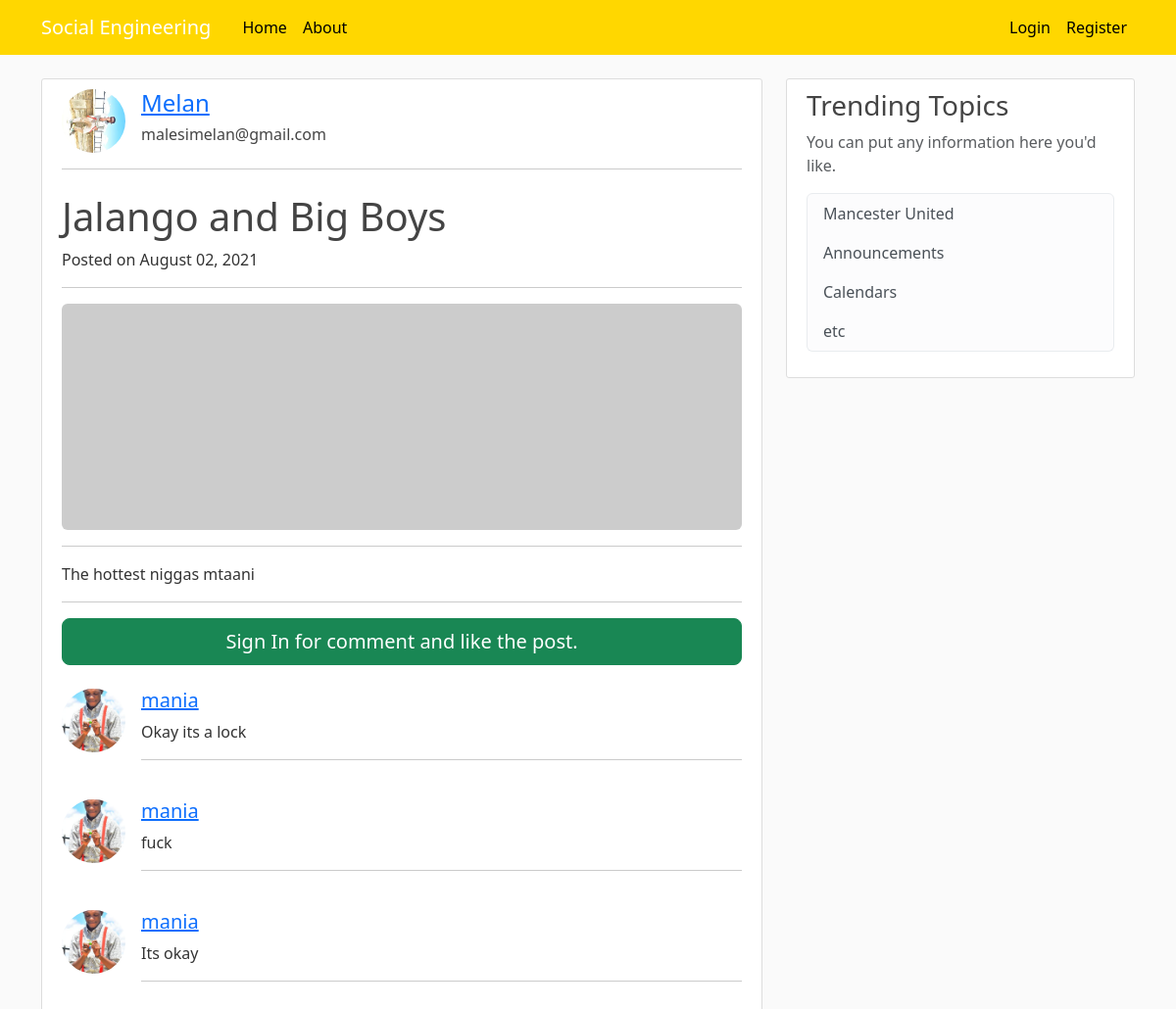
/post/1, run on the app's committed database.
### blog/models.py (models this page shows, shortened)
class Post(models.Model):
    title = models.CharField(max_length=100,  validators=[
        validate_comment_text])
    content = models.TextField(max_length=300, validators=[
                               validate_comment_text])
    liked = models.ManyToManyField(
        settings.AUTH_USER_MODEL, blank=True, related_name='liked')
    date_posted = models.DateTimeField(default=timezone.now)
    author = models.ForeignKey(User, on_delete=models.CASCADE)
    objects = PostManager()

class Comment(models.Model):
    post = models.ForeignKey(
        Post, related_name='comments', on_delete=models.CASCADE)
    author = models.ForeignKey(
        settings.AUTH_USER_MODEL, on_delete=models.CASCADE)
    text = models.TextField(max_length=5, validators=[validate_comment_text])
    created_date = models.DateTimeField(default=timezone.now)
    approved_comment = models.BooleanField(default=True)

### users/models.py (models this page shows, shortened)
class Profile(models.Model):
    user = models.OneToOneField(User, on_delete=models.CASCADE)
    image = models.ImageField(default='default.jpg', upload_to='profile_pics')

### blog/views.py (the view)
# urls.py: path('post/<int:pk>', PostDetailedView.as_view(), name='post_detail'),
class PostDetailedView(DetailView):
    model = Post

### blog/templates/blog/post_detail.html (shortened to what this page needs)
{% extends "blog/base.html" %} {% load crispy_forms_tags %} {% block content %}
<div class="content-section">
  <div class="media">
    <img
      class="d-flex mr-3 rounded-circle article-img"
      src="{{ object.author.profile.image.url }}"
      alt=""
    />
    <div class="media-body">
      <h4 class="mt-0">
        <a href="{% url 'user-post' object.author.username %}"
          >{{ object.author }}</a
        >
      </h4>
      <h6 class="mt-0">{{ object.author.email }}</h6>
    </div>
  </div>
  <hr />
  <div>
    <h1 class="mt-4">{{object.title}}</h1>
    <p>
      Posted on {{ object.date_posted|date:"F d, Y" }}
    </p>
  </div>
  <hr />
  <img class="img-fluid rounded" src="http://placehold.it/900x300" alt="" />
  <hr />
  <p class="lead">{{ object.content|safe|linebreaks }}</p>
  <hr />
  {% if user.is_authenticated %}
  <div class="card my-4">
    <h5 class="card-header">Leave a Comment:</h5>
    <div class="card-body">
      <form method="POST" action="{% url 'add_comment' object.id %}">
        {% csrf_token %}
        <div class="form-group">
          <textarea
            class="form-control"
            name="text"
            rows="3"
            required
          ></textarea>
          <input type="hidden" name="user_id" value="{{user.id}}" />
        </div>
        <button class="btn btn-primary" type="submit">Comment</button>
      </form>
    </div>
  </div>
  {% else %}
  <a href="{% url 'login' %}" class="btn btn-success btn-lg btn-block mb-4">
    Sign In for comment and like the post.
  </a>
  {% endif %}
  {% for comment in post.comments.all %} {% if comment.approved_comment %}
  <div class="media mb-4">
    <img
      class="d-flex mr-3 rounded-circle article-img"
      src="{{ comment.author.profile.image.url }}"
      alt=""
    />
    <div class="media-body">
      <h5 class="mt-0">
        <a href="{% url 'user-post' comment.author.username %}"
          >{{ comment.author }}</a
        >
      </h5>
      {{ comment.text|linebreaks }}
      <hr />
    </div>
  </div>
  {% else %}
  <div class="alert alert-secondary" role="alert">
    No Comment has been posted.
  </div>
  {% endif %} {% endfor %}
</div>
{% endblock content %}

### blog/static/blog/main.css (style rules this page uses)
body { background: #fafafa; color: #333333; margin-top: 5rem; }
h1, h2, h3, h4, h5, h6 { color: #444444; }
.content-section { background: #ffffff; padding: 10px 20px; border: 1px solid #dddddd; border-radius: 3px; margin-bottom: 20px; }
.article-img { height: 65px; width: 65px; margin-right: 16px; }

### data on the page
Post: author.profile.image (picture), author "Melan", author.email "malesimelan@gmail.com", title "Jalango and Big Boys", date_posted "August 02, 2021", content "The hottest niggas mtaani"
Comment: author.profile.image (picture), author "mania", text "Okay its a lock"
Comment: author.profile.image (picture), author "mania", text "fuck"
Comment: author.profile.image (picture), author "mania", text "Its okay"
